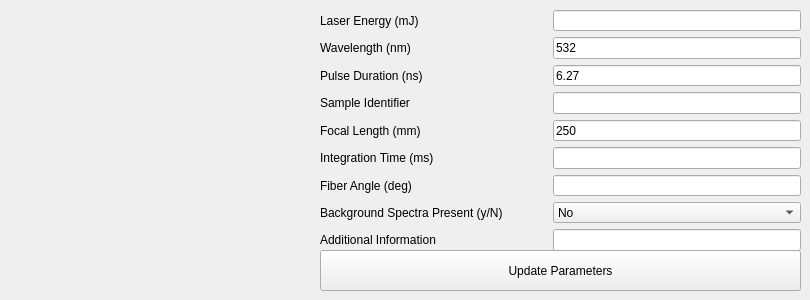
    <widget class="QWidget" name="experimental_param_tab">
     <attribute name="title">
      <string>Experimental Parameters</string>
     </attribute>
     <widget class="QWidget" name="formLayoutWidget">
      <property name="geometry">
       <rect>
        <x>320</x>
        <y>10</y>
        <width>481</width>
        <height>241</height>
       </rect>
      </property>
      <layout class="QFormLayout" name="formLayout">
       <property name="horizontalSpacing">
        <number>50</number>
       </property>
       <item row="1" column="0">
        <widget class="QLabel" name="wavelength_label">
         <property name="text">
          <string>Wavelength (nm)</string>
         </property>
        </widget>
       </item>
       <item row="2" column="0">
        <widget class="QLabel" name="pulse_duration_label">
         <property name="text">
          <string>Pulse Duration (ns)</string>
         </property>
        </widget>
       </item>
       <item row="3" column="0">
        <widget class="QLabel" name="sample_id_label">
         <property name="text">
          <string>Sample Identifier</string>
         </property>
        </widget>
       </item>
       <item row="4" column="0">
        <widget class="QLabel" name="focal_length_label">
         <property name="text">
          <string>Focal Length (mm)</string>
         </property>
        </widget>
       </item>
       <item row="5" column="0">
        <widget class="QLabel" name="int_time_label">
         <property name="text">
          <string>Integration Time (ms)</string>
         </property>
        </widget>
       </item>
       <item row="6" column="0">
        <widget class="QLabel" name="fiber_angle_label">
         <property name="text">
          <string>Fiber Angle (deg)</string>
         </property>
        </widget>
       </item>
       <item row="7" column="0">
        <widget class="QLabel" name="background_spectra_label">
         <property name="text">
          <string>Background Spectra Present (y/N)</string>
         </property>
        </widget>
       </item>
       <item row="8" column="0">
        <widget class="QLabel" name="label_12">
         <property name="text">
          <string>Additional Information</string>
         </property>
        </widget>
       </item>
       <item row="0" column="0">
        <widget class="QLabel" name="energy_label">
         <property name="text">
          <string>Laser Energy (mJ)</string>
         </property>
        </widget>
       </item>
       <item row="0" column="1">
        <widget class="QLineEdit" name="laser_energy_entry"/>
       </item>
       <item row="1" column="1">
        <widget class="QLineEdit" name="wavelength_entry">
         <property name="text">
          <string>532</string>
         </property>
        </widget>
       </item>
       <item row="2" column="1">
        <widget class="QLineEdit" name="pulse_duration_entry">
         <property name="text">
          <string>6.27</string>
         </property>
        </widget>
       </item>
       <item row="3" column="1">
        <widget class="QLineEdit" name="sample_id_entry"/>
       </item>
       <item row="4" column="1">
        <widget class="QLineEdit" name="focal_length_entry">
         <property name="text">
          <string>250</string>
         </property>
        </widget>
       </item>
       <item row="5" column="1">
        <widget class="QLineEdit" name="integration_time_entry"/>
       </item>
       <item row="6" column="1">
        <widget class="QLineEdit" name="fiber_angle_entry"/>
       </item>
       <item row="8" column="1">
        <widget class="QLineEdit" name="additional_info_entry"/>
       </item>
       <item row="7" column="1">
        <widget class="QComboBox" name="background_spectra_present_select">
         <item>
          <property name="text">
           <string>No</string>
          </property>
         </item>
         <item>
          <property name="text">
           <string>Yes</string>
          </property>
         </item>
        </widget>
       </item>
      </layout>
     </widget>
     <widget class="QPushButton" name="pushButton_2">
      <property name="geometry">
       <rect>
        <x>320</x>
        <y>250</y>
        <width>481</width>
        <height>41</height>
       </rect>
      </property>
      <property name="text">
       <string>Update Parameters</string>
      </property>
     </widget>
    </widget>
